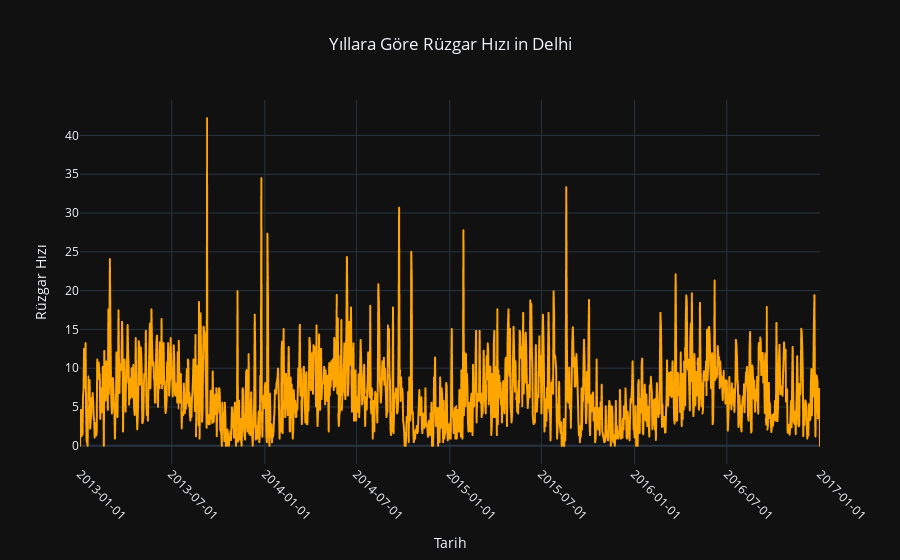

Notebook cell for this chart:
### Code cell
import plotly.express as px

# DataFrame'deki 'date' sütununu datetime formatına çevirmee
df_w['date'] = pd.to_datetime(df_w['date'])

# Plotly Express ile çizim
fig = px.line(df_w, x='date', y='wind_speed', title='Yıllara Göre Rüzgar Hızı in Delhi ')

# Grafiği güzelleştirme
fig.update_layout(
    title=dict(text='Yıllara Göre Rüzgar Hızı in Delhi', x=0.5),
    xaxis_title='Tarih',
    yaxis_title='Rüzgar Hızı',
    template='plotly_dark',  # İsteğe bağlı: Farklı bir şablon seçebilirsiniz
    legend_title=dict(text='Yıllar'),
    hovermode='x',  # Mouse ile üzerine gelindiğinde gösterme
)

# Eksen etiketlerini güzelleştirme
fig.update_xaxes(tickangle=45, tickformat="%Y-%m-%d", title_text="Tarih")
fig.update_yaxes(title_text="Rüzgar Hızı")

# Çizgi özelliklerini güzelleştirme
fig.update_traces(line=dict(width=2, color='orange'))

fig.show()

### Figure 1 — Plotly figure (JSON) as saved in the notebook; plotly's stock layout.template omitted (floating-point values rounded to 4 significant figures; data arrays with more than 128 entries replaced by an {"elided": "..."} marker saying what was removed)
{"data": [{"hovertemplate": "date=%{x}<br>wind_speed=%{y}<extra></extra>", "legendgroup": "", "line": {"color": "orange", "dash": "solid", "width": 2}, "marker": {"symbol": "circle"}, "mode": "lines", "name": "", "showlegend": false, "type": "scattergl", "x": {"elided": "1462 str values"}, "xaxis": "x", "y": {"elided": "1462 float values"}, "yaxis": "y"}], "layout": {"hovermode": "x", "legend": {"title": {"text": "Yıllar"}, "tracegroupgap": 0}, "title": {"text": "Yıllara Göre Rüzgar Hızı in Delhi", "x": 0.5}, "xaxis": {"anchor": "y", "domain": [0, 1], "tickangle": 45, "tickformat": "%Y-%m-%d", "title": {"text": "Tarih"}}, "yaxis": {"anchor": "x", "domain": [0, 1], "title": {"text": "Rüzgar Hızı"}}}}
